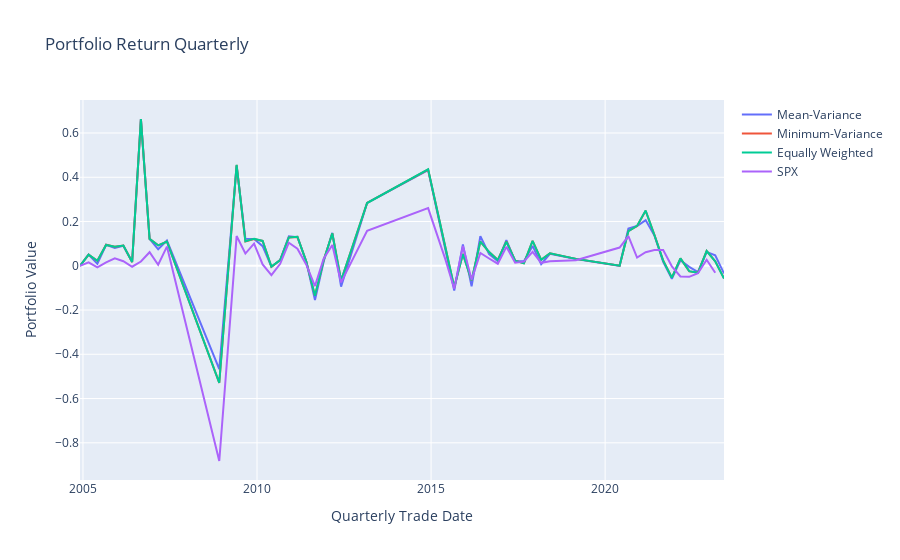

Notebook code cell kept with this figure:
### Markdown cell above
## 4.2 Plot Portfolio Return

### Code cell
trace_return1 = go.Scatter(x = time_ind, y = portfolio_return_meanv, mode = 'lines', name = 'Mean-Variance')
trace_return2 = go.Scatter(x = time_ind, y = portfolio_return_minv, mode = 'lines', name = 'Minimum-Variance')
trace_return3 = go.Scatter(x = time_ind, y = portfolio_return_equal, mode = 'lines', name = 'Equally Weighted')
trace_return4 = go.Scatter(x = time_ind, y = spx_return, mode = 'lines', name = 'SPX')

data = [trace_return1,trace_return2,trace_return3, trace_return4]
layout = dict(title = "Portfolio Return Quarterly", 
              xaxis = dict(title = 'Quarterly Trade Date'), 
              yaxis = dict(title = 'Portfolio Value'))
fig = dict(data = data, layout = layout)
plotly.offline.iplot(fig)
